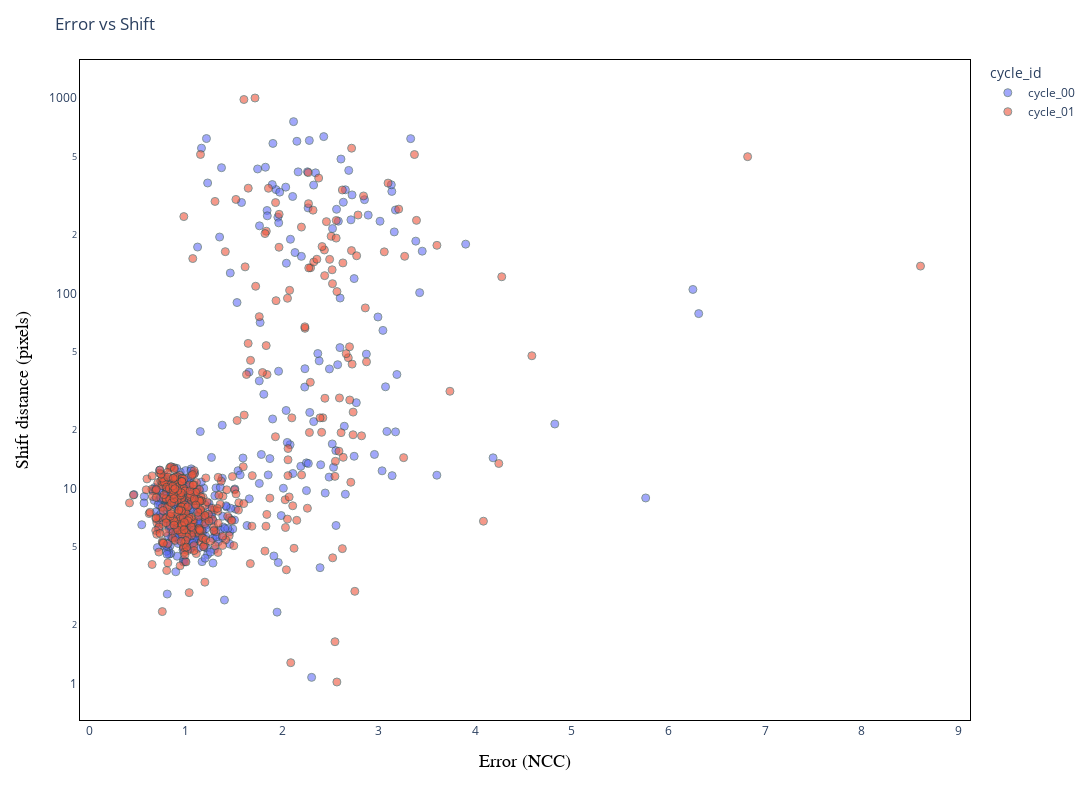

Notebook code cell kept with this figure:
### Code cell
plot_scatter_shift_error(df_fileseries, save_path="../figures/20240410_1316_scatter_shift_error.html")

### Figure 1 — Plotly figure (JSON) as saved in the notebook; plotly's stock layout.template omitted (floating-point values rounded to 4 significant figures; data arrays with more than 128 entries replaced by an {"elided": "..."} marker saying what was removed)
{"data": [{"customdata": {"elided": "398x1 str values"}, "hovertemplate": "cycle_id=cycle_00<br>X_Error=%{x}<br>Y_Shift=%{y}<br>edge_id=%{customdata[0]}<extra></extra>", "legendgroup": "cycle_00", "marker": {"color": "#636efa", "line": {"color": "DarkSlateGrey", "width": 1}, "opacity": 0.6, "size": 8, "symbol": "circle"}, "mode": "markers", "name": "cycle_00", "orientation": "v", "showlegend": true, "type": "scatter", "x": {"elided": "398 float values"}, "xaxis": "x", "y": {"elided": "398 float values"}, "yaxis": "y"}, {"customdata": {"elided": "398x1 str values"}, "hovertemplate": "cycle_id=cycle_01<br>X_Error=%{x}<br>Y_Shift=%{y}<br>edge_id=%{customdata[0]}<extra></extra>", "legendgroup": "cycle_01", "marker": {"color": "#EF553B", "line": {"color": "DarkSlateGrey", "width": 1}, "opacity": 0.6, "size": 8, "symbol": "circle"}, "mode": "markers", "name": "cycle_01", "orientation": "v", "showlegend": true, "type": "scatter", "x": {"elided": "398 float values"}, "xaxis": "x", "y": {"elided": "398 float values"}, "yaxis": "y"}], "layout": {"height": 800, "legend": {"title": {"text": "cycle_id"}, "tracegroupgap": 0}, "margin": {"t": 60}, "paper_bgcolor": "white", "plot_bgcolor": "white", "title": {"text": "Error vs Shift"}, "uniformtext": {"minsize": 12, "mode": "hide"}, "width": 1200, "xaxis": {"anchor": "y", "domain": [0, 1], "linecolor": "black", "mirror": true, "showline": true, "title": {"font": {"color": "black", "family": "Arial", "size": 18}, "text": "Error (NCC)"}}, "yaxis": {"anchor": "x", "domain": [0, 1], "linecolor": "black", "mirror": true, "nticks": 7, "showline": true, "title": {"font": {"color": "black", "family": "Arial", "size": 18}, "text": "Shift distance (pixels)"}, "type": "log"}}}
